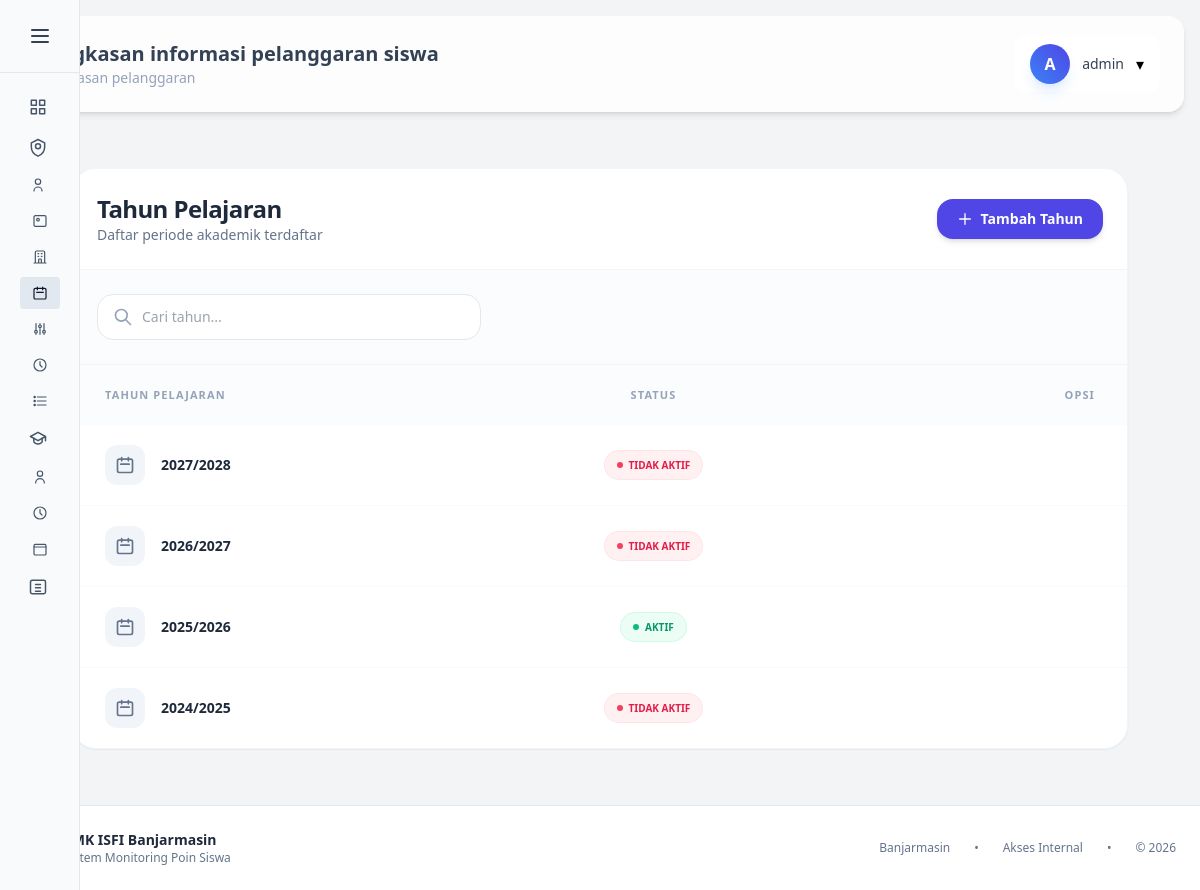
Page /tahun_ajaran (signed in) on the committed database.
### tables this page shows
CREATE TABLE `tahun_pelajaran` (
  `id` int NOT NULL,
  `nama_tahun` varchar(20) DEFAULT NULL,
  `status` varchar(20) DEFAULT NULL
);

### pages/tahun_ajaran/tahun_ajaran.php (the view, shortened to what this page needs)
<?php
include __DIR__ . '/../../config/connection.php';
$limit        = 10;
$current_page = isset($_GET["p"]) ? max(1, intval($_GET["p"])) : 1;
$start        = ($current_page - 1) * $limit;
$keyword      = isset($_GET['search']) ? mysqli_real_escape_string($connect, $_GET['search']) : '';
$where_clause = "";
$query = "SELECT * FROM tahun_pelajaran
          $where_clause
          ORDER BY nama_tahun DESC
          LIMIT $start, $limit";
$result = mysqli_query($connect, $query);
?>
<link rel="stylesheet" href="https://cdnjs.cloudflare.com/ajax/libs/animate.css/4.1.1/animate.min.css" />
<div class="animate__animated animate__fadeIn p-4 md:p-8">
<div class="max-w-6xl mx-auto bg-white rounded-3xl shadow-sm border border-slate-100 overflow-hidden">
    <div class="p-6 border-b border-slate-100 flex flex-col md:flex-row md:items-center justify-between gap-4">
        <div>
            <h2 class="text-2xl font-bold text-slate-800 tracking-tight">Tahun Pelajaran</h2>
            <p class="text-sm text-slate-500">Daftar periode akademik terdaftar</p>
        </div>
        <a href="tahun_ajaran_tambah"
            class="inline-flex items-center gap-2 px-5 py-2.5 bg-indigo-600 hover:bg-indigo-700 text-white text-sm font-semibold rounded-2xl transition-all shadow-md hover:shadow-indigo-200">
            <svg xmlns="http://www.w3.org/2000/svg" class="h-4 w-4" fill="none" viewBox="0 0 24 24" stroke="currentColor">
                <path stroke-linecap="round" stroke-linejoin="round" stroke-width="2" d="M12 4v16m8-8H4" />
            </svg>
            Tambah Tahun
        </a>
    </div>
    <form action="index.php" method="GET" class="p-6 bg-slate-50/60 border-b border-slate-100">
        <div class="relative max-w-sm">
            <input type="text" name="search" value="<?= htmlspecialchars($keyword) ?>"
                placeholder="Cari tahun..."
                class="pl-11 pr-4 py-3 text-sm bg-white border rounded-2xl focus:ring-2 focus:ring-indigo-500 w-full transition-all">
            <div class="absolute left-4 top-1/2 -translate-y-1/2 text-slate-400">
                <svg xmlns="http://www.w3.org/2000/svg" class="h-5 w-5" fill="none" viewBox="0 0 24 24" stroke="currentColor">
                    <path stroke-linecap="round" stroke-linejoin="round" stroke-width="2"
                          d="M21 21l-6-6m2-5a7 7 0 11-14 0 7 7 0 0114 0z" />
                </svg>
            </div>
        </div>
    </form>
    <div class="overflow-x-auto">
        <table class="min-w-full text-sm text-left">
            <thead>
                <tr class="bg-slate-50/50 text-slate-400 text-[11px] uppercase tracking-widest font-bold">
                    <th class="px-8 py-5">Tahun Pelajaran</th>
                    <th class="px-8 py-5 text-center">Status</th>
                    <th class="px-8 py-5 text-right">Opsi</th>
                </tr>
            </thead>
            <tbody class="divide-y divide-slate-50">
            <?php if (mysqli_num_rows($result) > 0): ?>
                <?php while ($item = mysqli_fetch_assoc($result)):
                    $is_active = (strtolower($item['status']) == 'aktif');
                    $status_badge = $is_active
                        ? 'bg-emerald-50 text-emerald-600 ring-emerald-100'
                        : 'bg-rose-50 text-rose-600 ring-rose-100';
                ?>
                <tr class="group hover:bg-slate-50/80 transition-all duration-200">
                    <td class="px-8 py-5">
                        <div class="flex items-center gap-4">
                            <div class="h-10 w-10 rounded-xl bg-slate-100 text-slate-500 flex items-center justify-center
                                        group-hover:bg-indigo-600 group-hover:text-white transition-colors">
                                <svg xmlns="http://www.w3.org/2000/svg" class="h-5 w-5" fill="none"
                                     viewBox="0 0 24 24" stroke="currentColor">
                                    <path stroke-linecap="round" stroke-linejoin="round" stroke-width="2"
                                          d="M8 7V3m8 4V3m-9 8h10M5 21h14a2 2 0 002-2V7
                                             a2 2 0 00-2-2H5a2 2 0 00-2 2v12a2 2 0 002 2z" />
                                </svg>
                            </div>
                            <p class="font-bold text-slate-800"><?= htmlspecialchars($item['nama_tahun']) ?></p>
                        </div>
                    </td>
                    <td class="px-8 py-5 text-center">
                        <span class="inline-flex items-center px-3 py-1 rounded-full text-[10px] font-bold uppercase ring-1 <?= $status_badge ?>">
                            <span class="w-1.5 h-1.5 rounded-full mr-1.5 <?= $is_active ? 'bg-emerald-500' : 'bg-rose-500' ?>"></span>
                            <?= htmlspecialchars($item['status']) ?>
                        </span>
                    </td>
                    <td class="px-8 py-5 text-right">
                    </td>
                </tr>
                <?php endwhile; ?>
            <?php endif; ?>
            </tbody>
        </table>
    </div>
</div>
</div>

### index.php (style rules this page uses)
html, body { width: 100%; overflow-x: hidden; }

### rows in the picture
tahun_pelajaran: nama_tahun "2027/2028", status "TIDAK AKTIF"
tahun_pelajaran: nama_tahun "2026/2027", status "TIDAK AKTIF"
tahun_pelajaran: nama_tahun "2025/2026", status "AKTIF"
tahun_pelajaran: nama_tahun "2024/2025", status "TIDAK AKTIF"

### other values in the picture
user_initials($_SESSION['user_name']) "A"
$_SESSION['user_name'] "admin"
